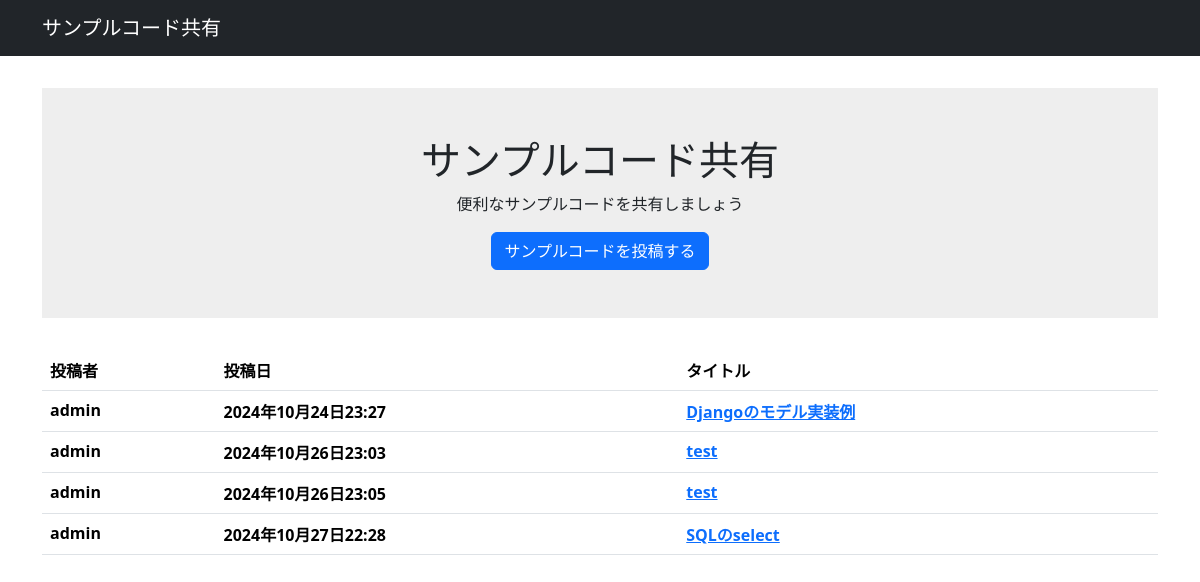
The page / on the database its author committed.
### samples/models.py (models this page shows, shortened)
class Sample(models.Model):
    title = models.CharField('タイトル', max_length=128)
    code = models.TextField('コード', blank=True)
    description = models.TextField('説明', blank=True)
    created_by = models.ForeignKey(settings.AUTH_USER_MODEL,
                                   verbose_name="投稿者",
                                   on_delete=models.CASCADE)
    created_at = models.DateTimeField("投稿日", auto_now_add=True)
    updated_at = models.DateTimeField("更新日", auto_now=True)

### samples/views.py (the view)
# urls.py: path('', top, name='top'),
def top(request):
    samples = Sample.objects.all()
    context = {"samples": samples}
    return render(request, "samples/top.html", context)

### samples/templates/samples/top.html
{% extends "base.html" %}
{% block main %}
<div class="welcome">
    <h1 class="title">サンプルコード共有</h1>
    <p class="subtitle">便利なサンプルコードを共有しましょう</p>
    <a class="btn btn-primary" href="{% url 'samples_new' %}">サンプルコードを投稿する</a>
</div>
{% if samples %}
<table class="table">
    <thead>
    <tr>
        <th>投稿者</th>
        <th>投稿日</th>
        <th>タイトル</th>
    </tr>
    </thead>
    <tbody>
    {% for sample in samples %}
    <tr>
        <th>{{ sample.created_by.username }}</th>
        <th>{{ sample.created_at }}</th>
        <th><a href="{% url 'samples_detail' sample.id %}">{{ sample.title }}</a></th>
    </tr>
    {% endfor %}
    </tbody>
</table>
{% else %}
<p>スニペットはまだ投稿されていません。</p>
{% endif %}
{% endblock %}

### templates/base.html (shortened to what this page needs)
{% load static %}
{% load django_bootstrap5 %}
<html>
<head>
    {% bootstrap_css %}
    <link rel="stylesheet" href="{% static 'samples/css/style.css' %}">
</head>
<body>
<nav class="navbar navbar-expand flex-md-row navbar-dark bg-dark">
    <div class="container justify-content-between">
        <a href="/" class="navbar-brand">サンプルコード共有</a>
    </div>
</nav>
<main>
    <div class="container">
        {% block main %}{% endblock %}
    </div>
</main>
</body>
</html>

### samples/static/samples/css/style.css (style rules this page uses)
main { padding: 2rem 0; }
.welcome { padding: 3rem 0; margin-bottom: 2rem; background-color: #eee; align-items: center; display: flex; flex-direction: column; }

### rows shown on the page
Sample: created_by.username "admin", created_at "2024年10月24日23:27", title "Djangoのモデル実装例"
Sample: created_by.username "admin", created_at "2024年10月26日23:03", title "test"
Sample: created_by.username "admin", created_at "2024年10月26日23:05", title "test"
Sample: created_by.username "admin", created_at "2024年10月27日22:28", title "SQLのselect"
